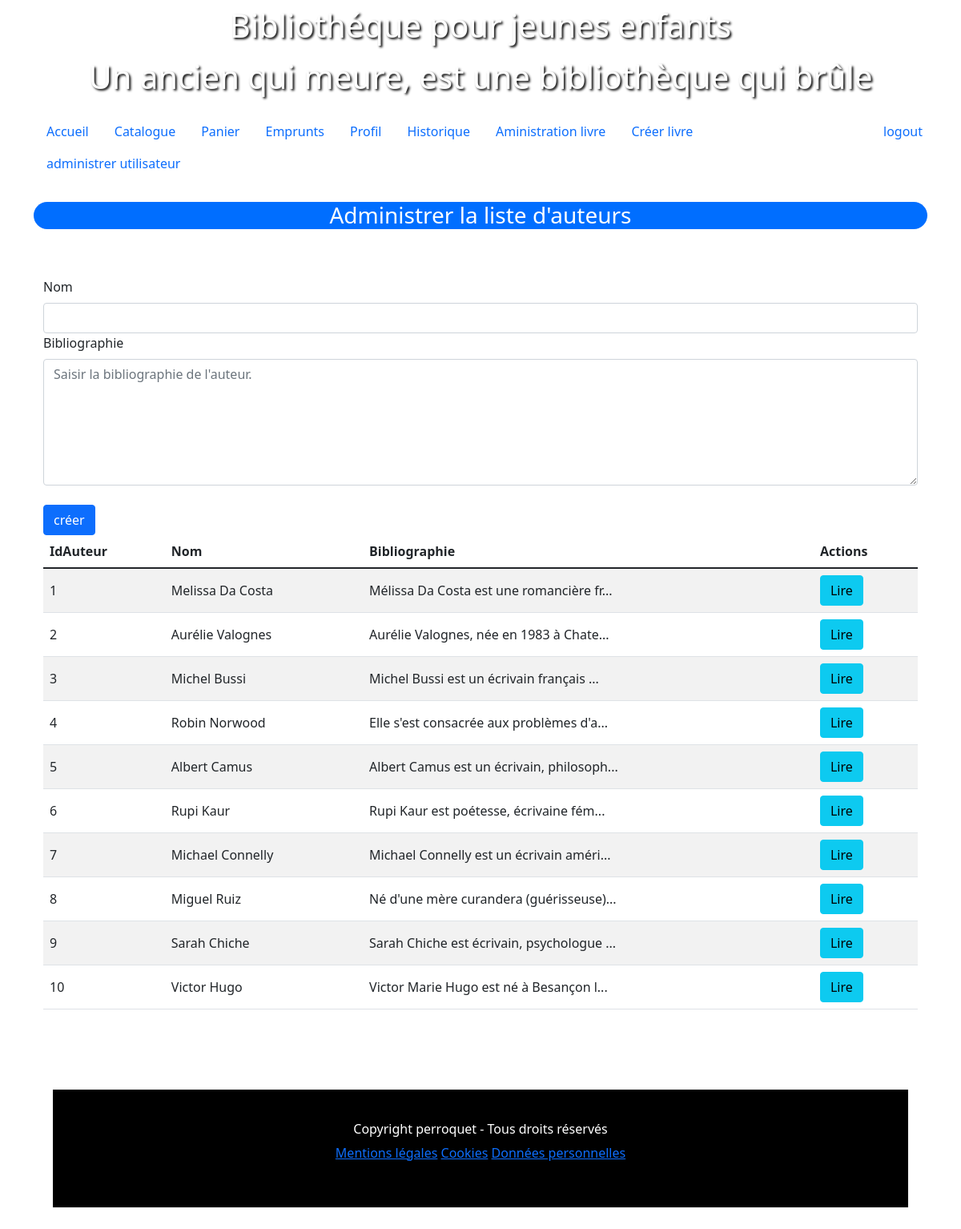
Page /index.php?action=gerer-auteur (signed in) on the committed database.
### tables this page shows
CREATE TABLE auteur(
        idAuteur        Int  NOT NULL AUTO_INCREMENT,
        nom             Varchar (80) NOT NULL ,
        bibliographie   Text,
	CONSTRAINT auteur_PK PRIMARY KEY (idAuteur)
);

### controleur/AuteurEditeurControleur.class.php (called while the page is built, shortened)
<?php
require_once "./outil/Outils.class.php";
class AuteurEditeurControleur {
    private $auteurDao;
    public function __construct(){
        $this->auteurDao = AuteurDao::getInstance();
    }
    public function gererAllAuteur(){
        $auteurList = $this->auteurDao->findAllAuteur();
        require "vue/gererAuteur.view.php";
    }
}

### model/AuteurDao.class.php (called while the page is built, shortened)
<?php
require_once "Connexion.class.php";
require_once "Auteur.class.php";
require_once "./outil/outils.class.php";
class AuteurDao extends Connexion {
    private static $_instance = null;
    public static function getInstance() {
        if(is_null(self::$_instance)) {
            self::$_instance = new AuteurDao();
        }
        return self::$_instance;
    }
    public function findAllAuteur(){
        $stmt = $this->getBdd()->prepare(
            "SELECT * FROM auteur");
        $nb = $stmt->execute();
        $auteurListBd = $stmt->fetchAll(PDO::FETCH_ASSOC);
        foreach($auteurListBd as $auteurBd){
            $auteur = new Auteur($auteurBd['nom'], $auteurBd['bibliographie']);
            $auteur->setIdAuteur($auteurBd['idAuteur']);
            $auteurList[]=$auteur;
        }
        return $auteurList;
    }
}

### model/Connexion.class.php (called while the page is built, shortened)
<?php
abstract class Connexion {
    private static $pdo;
    private static $servername = 'localhost';
    private static $username = 'root';
    private static $password = '';
    private static $dbname = 'bibliotheque';
    private static function setBdd(){
        self::$pdo = new PDO("mysql:host=".self::$servername.";dbname=".self::$dbname.";charset=utf8",self::$username,self::$password);
        self::$pdo->setAttribute(PDO::ATTR_ERRMODE,PDO::ERRMODE_WARNING);
    }
    protected function getBdd(){
        return self::$pdo;
    }
}

### model/Auteur.class.php (called while the page is built, shortened)
<?php
class Auteur implements JsonSerializable {
    private $idAuteur;
    private $nom;
    private $bibliographie;
    function __construct($nom, $bibliographie) {
        $this->nom = $nom;
        $this->bibliographie = $bibliographie;
    }
    function getIdAuteur() {
        return $this->idAuteur;
    }
    function getNom() {
        return $this->nom;
    }
    function getBibliographie() {
        return $this->bibliographie;
    }
    function setIdAuteur($idAuteur): void {
        $this->idAuteur = $idAuteur;
    }
}

### outil/Outils.class.php (called while the page is built, shortened)
<?php
class Outils {
    public static function sousChaineTaille($chaine,$taille){
        if(strlen($chaine) >= $taille)
            $sousChaine = substr($chaine, 0, $taille)."...";
        else {
            $bouchon = str_repeat(" ", $taille-strlen($chaine));
            $sousChaine = $chaine;
        }
        return $sousChaine;
    }
}
?>

### vue/gererAuteur.view.php (the view, shortened to what this page needs)
<div class="container">
           <form action="index.php?action=creer-auteur-validation" method="post">
            <div class="form-group">
              <label for="nom" class="form-label">Nom</label>
              <input type="text" class="form-control" id="nom" name="nom">
            </div>
            <div class="form-group">
              <label for="bibliographie" class="form-label">Bibliographie</label>
              <textarea name="bibliographie" rows="6" class="form-control" placeholder="Saisir la bibliographie de l'auteur."></textarea><br>
            <div class="form-group">
            <button type="submit" class="btn btn-primary">créer</button>
          </form>
    <table class="table table-striped">
      <thead>
        <tr>
        <th scope="col">IdAuteur</th>
          <th scope="col">Nom</th>
          <th scope="col">Bibliographie</th>
          <th scope="col" colspan="2">Actions</th>
        </tr>
      </thead>
      <tbody>
        <?php foreach($auteurList as $auteur) { ?>
          <tr class="align-middle">
            <td scope="row"><?php echo $auteur->getIdAuteur(); ?></td>
            <td><?php echo $auteur->getNom(); ?></td>
            <td><?php echo Outils::sousChaineTaille($auteur->getBibliographie(),40); ?></td>
            <td><a href="index.php?action=afficher-auteur&idAuteur=<?= $auteur->getIdAuteur(); ?>" class="btn btn-info">Lire</a></td>
          </tr>
        <?php } ?>
      </tbody>
    </table>
</div>
<?php
    require "template.view.php";
?>

### rows in the picture
auteur: idAuteur "1", nom "Melissa Da Costa", bibliographie "Mélissa Da Costa est une romancière fr..."
auteur: idAuteur "2", nom "Aurélie Valognes", bibliographie "Aurélie Valognes, née en 1983 à Chate..."
auteur: idAuteur "3", nom "Michel Bussi", bibliographie "Michel Bussi est un écrivain français ..."
auteur: idAuteur "4", nom "Robin Norwood", bibliographie "Elle s'est consacrée aux problèmes d'a..."
auteur: idAuteur "5", nom "Albert Camus", bibliographie "Albert Camus est un écrivain, philosoph..."
auteur: idAuteur "6", nom "Rupi Kaur", bibliographie "Rupi Kaur est poétesse, écrivaine fém..."
auteur: idAuteur "7", nom "Michael Connelly", bibliographie "Michael Connelly est un écrivain améri..."
auteur: idAuteur "8", nom "Miguel Ruiz", bibliographie "Né d'une mère curandera (guérisseuse)..."
auteur: idAuteur "9", nom "Sarah Chiche", bibliographie "Sarah Chiche est écrivain, psychologue ..."
auteur: idAuteur "10", nom "Victor Hugo", bibliographie "Victor Marie Hugo est né à Besançon l..."

### other values in the picture
$titre "Administrer la liste d'auteurs"
